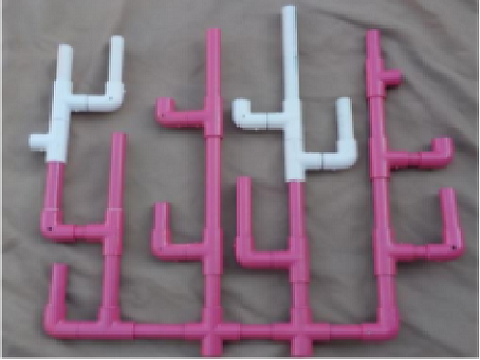
#> input picture photos/before.png, 480 x 360 px
$ python -i preprocessing.py   (imports and definitions only)
#> lines starting #> are read from the running program, lines starting #| are printed output that depends on the picture; after the words box and inside, x2 and y2 are one past the last pixel; in counts of white or black regions, pixels touching at a corner belong together
#> further down, picture is the input picture: shape (360, 480, 3); mean B, G, R 124.3, 111.8, 131.3
import cv2
import numpy as np
import imutils


# [56 lines left out: functions align_photos, get_white_masked_photo, not called in this run]


def get_pink_masked_photo(img_bgr):
    lower_pink = np.array([100, 50, 130])
    upper_pink = np.array([240, 200, 230])

    img_hsv = cv2.cvtColor(img_bgr, cv2.COLOR_BGR2HSV)
#> img_hsv: shape (360, 480, 3); mean H, S, V 135.8, 38.7, 133.6

    mask = cv2.inRange(img_hsv, lower_pink, upper_pink)
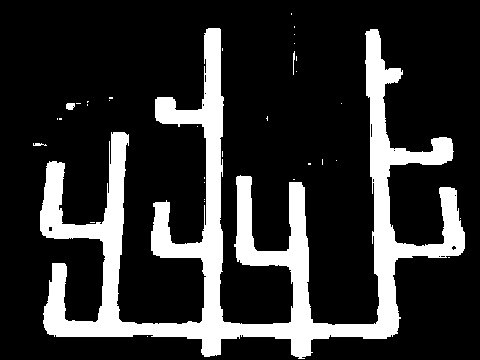
#> mask: shape (360, 480); 19% white; 34 white regions (30 under 20 px), largest, box (x1, y1, x2, y2) and area: (40, 28, 465, 359) 32644, (66, 103, 75, 110) 54, (293, 51, 295, 75) 31, (33, 143, 47, 146) 29
    kernel = np.ones((3, 3), np.uint8)
    closing = cv2.morphologyEx(mask, cv2.MORPH_CLOSE, kernel=kernel, iterations=5)
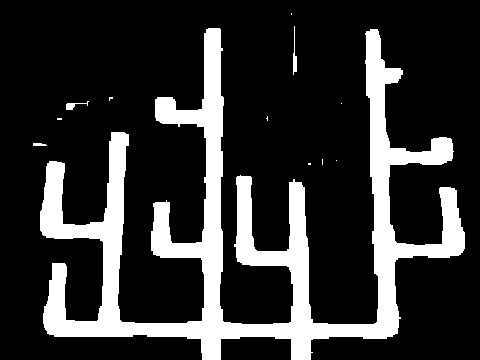
#> closing: shape (360, 480); 19.5% white; 12 white regions (8 under 20 px), largest, box (x1, y1, x2, y2) and area: (40, 28, 465, 360) 33435, (293, 26, 297, 75) 100, (66, 101, 89, 110) 75, (33, 143, 47, 146) 36

    return closing


# [12 lines left out: function find_contours, not called in this run]

>>> import cv2
>>> picture = cv2.imread('photos/before.png')
>>> result = get_pink_masked_photo(picture)

$ run again, on photos/now.png
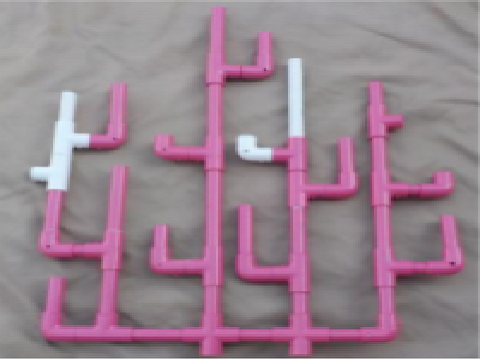
#> input picture photos/now.png, 480 x 360 px
#> picture is the input picture: shape (360, 480, 3); mean B, G, R 142.6, 130.1, 151.8
#> img_hsv: shape (360, 480, 3); mean H, S, V 130.5, 35.1, 152.6
#> in get_pink_masked_photo, `mask = cv2.inRange(img_hsv, lower_pink, upper_pink)`:
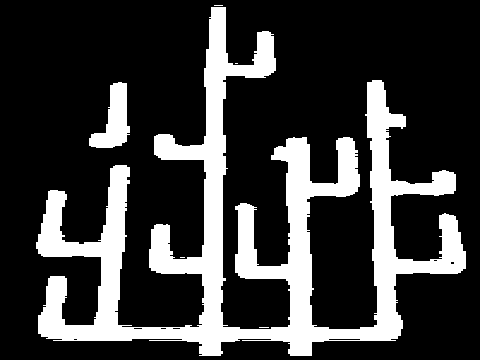
#> mask: shape (360, 480); 22.6% white; 6 white regions (4 under 20 px), largest, box (x1, y1, x2, y2) and area: (36, 7, 466, 356) 37544, (89, 82, 130, 148) 1445
#> in get_pink_masked_photo, `closing = cv2.morphologyEx(mask, cv2.MORPH_CLOSE, kernel=kernel, itera..`:
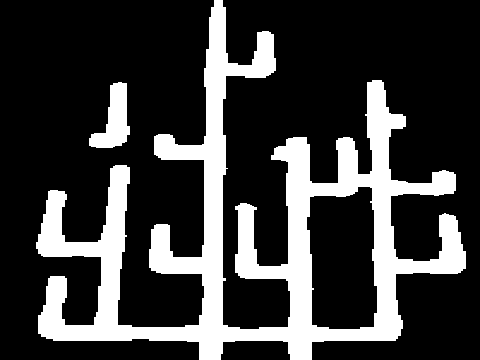
#> closing: shape (360, 480); 23.2% white; 2 white regions, box (x1, y1, x2, y2) and area: (36, 0, 466, 360) 38622, (89, 82, 130, 148) 1450
